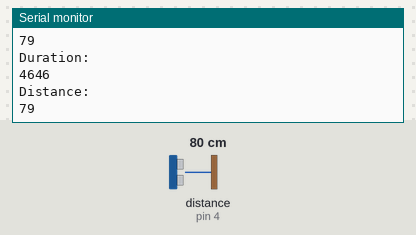
A sketch run on a simulated Arduino Uno, built with avr-gcc and run on an emulated ATmega328P. Parts: the last lines printed to the serial monitor. Wiring (inferred from the names in the program): ultrasonic range finder: trigger pin 5; echo pin 4. Inputs (shaded band) come from the test bench; at power-on: distance to the obstacle (sensor on pin 4) 80 cm. The echo pulse lasts 58.3 µs per cm.

Above: at 2.8 s.
2.9 s: distance to the obstacle (sensor on pin 4) set to 2 cm
At 4.7 s:
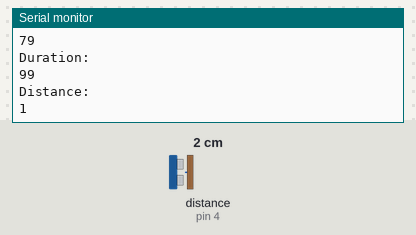
5.6 s: distance to the obstacle (sensor on pin 4) set to 4 cm
At 7.5 s:
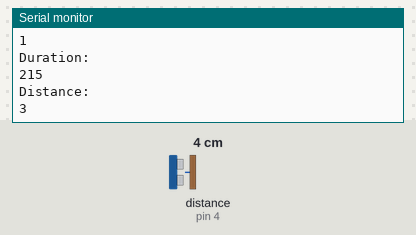
Timing chart, 0 to 9.0 s (numbered marks = the images above; inputs shaded):
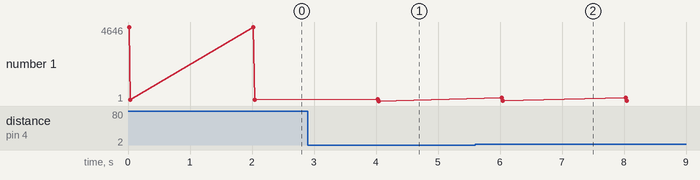

The sketch:

ultrasonic_without_lib.ino
```cpp
// defines pins numbers

const int trigPin = 5;  //D1
const int echoPin = 4;  //D2

// defines variables
long duration;
long distance;


void setup() {
pinMode(trigPin, OUTPUT); // Sets the trigPin as an Output
pinMode(echoPin, INPUT); // Sets the echoPin as an Input
Serial.begin(9600); // Starts the serial communication
}

void loop() {
int distance = sample_distance();
Serial.println("Distance: ");
Serial.println(distance);
delay(2000);
}


int sample_distance() {
  long duration, distance;

  digitalWrite(trigPin, LOW);
  delayMicroseconds(2);

  digitalWrite(trigPin, HIGH);
  delayMicroseconds(30);
  digitalWrite(trigPin, LOW);
  duration = pulseIn(echoPin, HIGH);
  Serial.println("Duration: ");
  Serial.println(duration);
  distance = int((duration / 2) / 29.155);
  return distance;
}
```

Measured:
- after the input at 2.9 s, the serial monitor: prints a new line after 1.1 s (image 1)
- after the input at 5.6 s, the serial monitor: prints a new line after 0.43 s (image 2)
- plotted number 1: 79 → 1 after the input at 2.9 s, 1 → 3 after the input at 5.6 s
